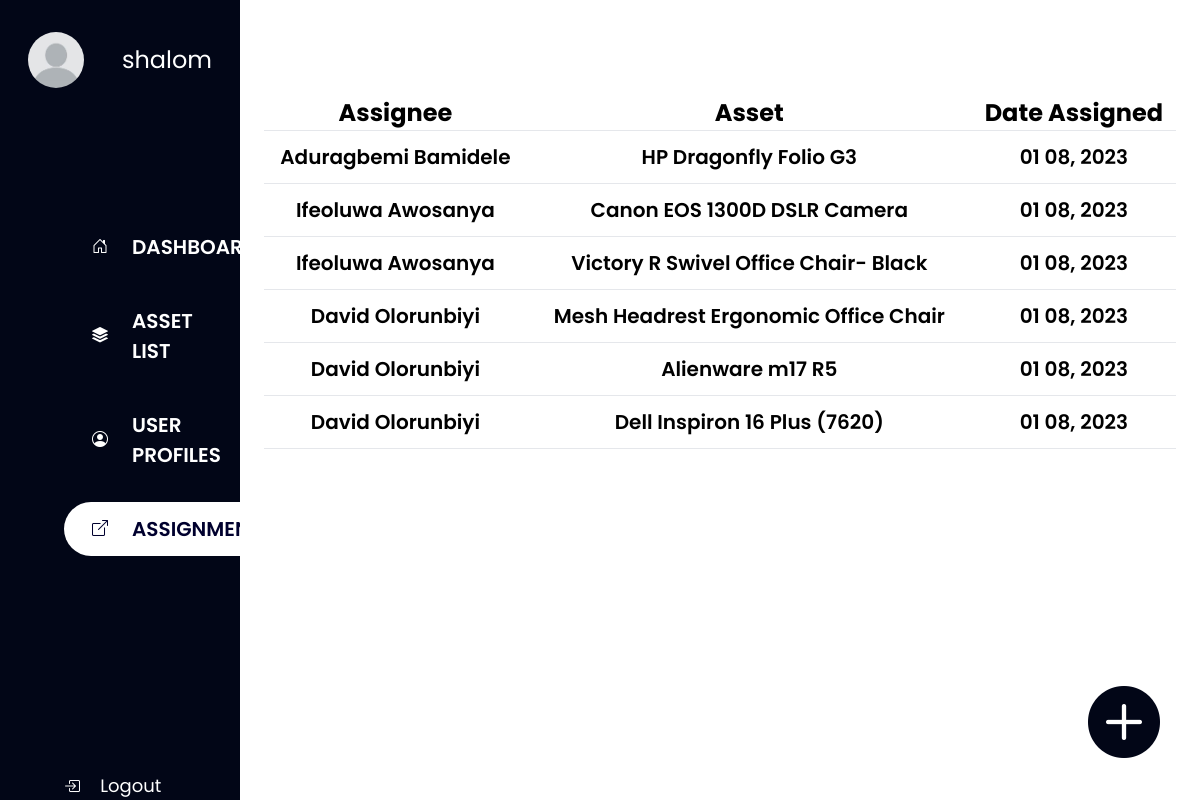
Page /assignments (signed in) on the committed database.
### App/models.py (models this page shows, shortened)
class AssetsIssuance(models.Model):
    asset = models.ForeignKey(Assets, on_delete=models.CASCADE)
    date_issued = models.DateTimeField(default=timezone.now)
    asset_assignee = models.ForeignKey(Staff, on_delete=models.CASCADE)

class Staff(models.Model):
    user = models.ForeignKey(User, on_delete=models.CASCADE, default=1)
    username = models.CharField(max_length=30)
    staff_id = models.IntegerField(default=1)
    profileimg = models.ImageField(
        upload_to='profile_images', default='default-profile-pic.jpg')
    fname = models.CharField(max_length=50)
    lname = models.CharField(max_length=50)
    email = models.EmailField()
    position = models.CharField(max_length=60)
    dept = models.CharField(max_length=60)
    password = models.CharField(max_length=20)

class Assets(models.Model):
    asset_name = models.CharField(max_length=100)
    asset_category = models.CharField(max_length=100)
    asset_id = models.CharField(max_length=100)
    asset_manufacturer = models.CharField(max_length=100)
    date_purchased = models.DateTimeField()
    asset_issued = models.BooleanField(default=False)
    asset_image = models.ImageField(
        default="default.jpeg", upload_to='asset_images')
    def __str__(self):
        return self.asset_name

### App/views.py (the view)
# urls.py: path('assignments', views.assignments, name='assignments'),
def assignments(request):
    assignments = AssetsIssuance.objects.all()
    return render(request, 'assignments.html', {'navbar': 'assignments', 'assignments': assignments})

### templates/assignments.html
{% extends "templates/admin_base.html" %} {% block content %}
<div class="w-full border-box px-6">
  <table class="w-full table-auto text-center">
    <thead class="border-b">
      <td class="text text-2xl font-bold">Assignee</td>
      <td class="text text-2xl font-bold">Asset</td>
      <td class="text text-2xl font-bold">Date Assigned</td>
    </thead>
    <tbody>
      {% for assignment in assignments reversed %}
      <tr class="border-b my-5 py-2">
        <td class="text text-xl font-semibold py-3">
          {{assignment.asset_assignee.fname}} {{assignment.asset_assignee.lname}}
        </td>
        <td class="text text-xl font-semibold">{{assignment.asset}}</td>
        <td class="text text-xl font-semibold">{{assignment.date_issued|date:"d m, Y"}}</td>
      </tr>
      {% endfor %}
    </tbody>
  </table>
  </div>
  <div class="add-user">
    <a href="assignasset">
       <i
      class="bi bi-plus-circle-fill text-slate-950 text-7xl absolute right-10 bottom-10 cursor-pointer z-50"
    ></i>
    </a>
  </div>
</div>
{% endblock content %}

### templates/admin_base.html (shortened to what this page needs)
<!DOCTYPE html>
<html lang="en">
  <head>
    <script src="https://cdn.tailwindcss.com"></script>
    <link
      rel="stylesheet"
      href="https://cdn.jsdelivr.net/npm/bootstrap-icons@1.7.2/font/bootstrap-icons.css"
    />
  </head>
  <body class="bg-white font-[Poppins]">
    {% if user.is_authenticated and user.is_staff %}
    <div class="wrap relative w-full h-screen flex">
      <div class="sidebar h-full bg-slate-950 flex flex-col items-center">
        <div
          class="user-info w-full text-2xl p-7 mt-1 mb-5 flex items-center justify-between"
        >
          <img
            src="../media/default-profile-pic-.jpg"
            alt=""
            class="w-14 h-14 rounded-full"
          />
          <h1 class="username text-white">{{user.username}}</h1>
        </div>
        <div class="gotos w-full h-4/5 flex flex-col pl-16 mt-16">
          <a
            href="dashboard"
            class="goto {% if navbar == 'dashboard' %} active {% endif %} hover:bg-white flex items-center px-7 py-3 rounded-l-full"
          >
            <i class="bi bi-house-door text-white"></i>
            <span class="text-[15px] ml-6 text-white uppercase">Dashboard</span>
          </a>
          <a
            href="assetlist"
            class="goto {% if navbar == 'assetlist' %} active {% endif %} hover:bg-white flex items-center px-7 py-3 rounded-l-full"
          >
            <i class="bi bi-stack text-white"></i>
            <span class="ml-6 text-white uppercase">Asset List</span>
          </a>
          <a
            href="userprofiles"
            class="goto {% if navbar == 'userprofiles' %} active {% endif %} hover:bg-white flex items-center px-7 py-3 rounded-l-full"
          >
            <i class="bi bi-person-circle text-white"></i>
            <span class="ml-6 text-white uppercase">User profiles</span>
          </a>
          <a
            href="assignments"
            class="goto {% if navbar == 'assignments' %} active {% endif %} hover:bg-white flex items-center px-7 py-3 rounded-l-full"
          >
            <i class="bi bi-box-arrow-up-right text-white"></i>
            <span class="ml-6 text-white uppercase">Assignments</span>
          </a>
          <a href="logout" class="logout mt-auto">
            <i class="bi bi-box-arrow-in-right text-white"></i>
            <span class="text-lg ml-4 text-white">Logout</span>
          </a>
        </div>
      </div>
      <div class="main h-full relative z-20 bg-white">
        <div class="body-main flex justify-center items-center box-border">
          {% block content %} {% endblock content %}
        </div>
      </div>
    {% elif user.is_authenticated %} {% include 'userprofile.html' %} {% endif %}
  </body>
</html>

### templates/admin_base.html (style rules this page uses)
.goto span { font-size: 20px; font-weight: 600; }
.goto i { font-size: 16px; }
.goto { margin-top: 20px; }
.goto.active { background: white; color: rgb(0, 0, 46); }
.goto.active span, .goto.active i { color: rgb(0, 0, 46); }
.sidebar { position: relative; width: 20%; }
.main { width: 80%; }
.main { overflow: hidden; }
.body-main { width: 100%; margin-top: 5%; }

### rows in the picture
AssetsIssuance: asset_assignee.fname "Aduragbemi", asset_assignee.lname "Bamidele", asset "HP Dragonfly Folio G3", date_issued "01 08, 2023"
AssetsIssuance: asset_assignee.fname "Ifeoluwa", asset_assignee.lname "Awosanya", asset "Canon EOS 1300D DSLR Camera", date_issued "01 08, 2023"
AssetsIssuance: asset_assignee.fname "Ifeoluwa", asset_assignee.lname "Awosanya", asset "Victory R Swivel Office Chair- Black", date_issued "01 08, 2023"
AssetsIssuance: asset_assignee.fname "David", asset_assignee.lname "Olorunbiyi", asset "Mesh Headrest Ergonomic Office Chair", date_issued "01 08, 2023"
AssetsIssuance: asset_assignee.fname "David", asset_assignee.lname "Olorunbiyi", asset "Alienware m17 R5", date_issued "01 08, 2023"
AssetsIssuance: asset_assignee.fname "David", asset_assignee.lname "Olorunbiyi", asset "Dell Inspiron 16 Plus (7620)", date_issued "01 08, 2023"

### other values in the picture
{{ user.username }} "shalom"
